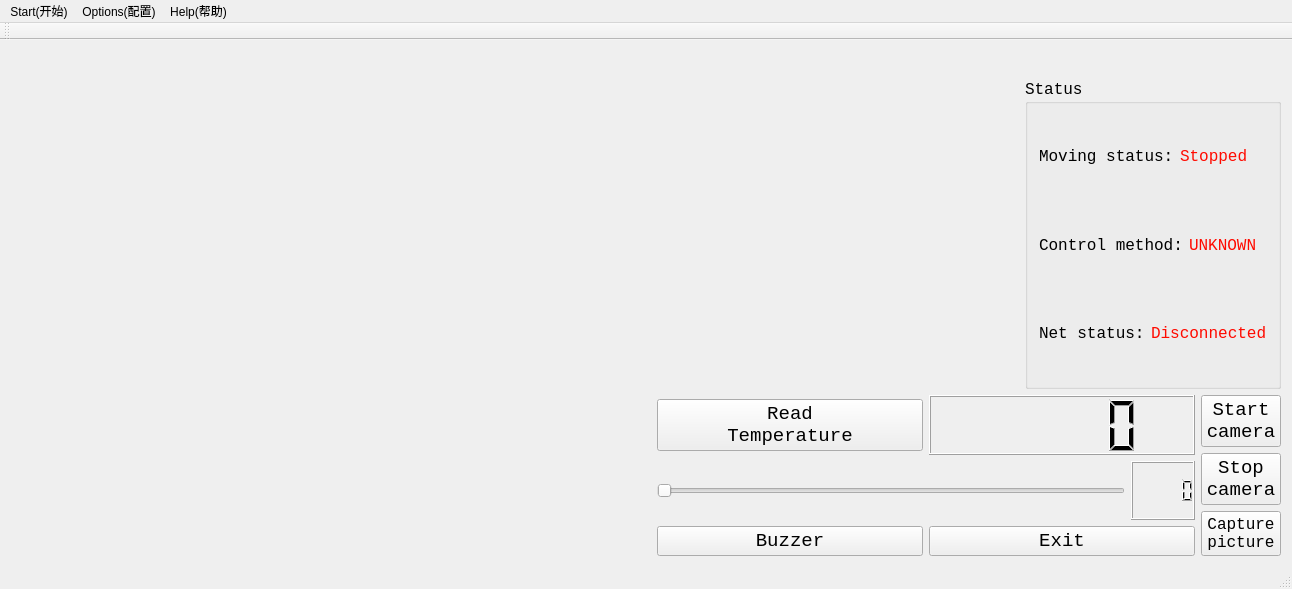
<?xml version="1.0" encoding="UTF-8"?>
<ui version="4.0">
 <class>MainWindow</class>
 <widget class="QMainWindow" name="MainWindow">
  <property name="geometry">
   <rect>
    <x>0</x>
    <y>0</y>
    <width>1292</width>
    <height>589</height>
   </rect>
  </property>
  <property name="windowTitle">
   <string>MainWindow</string>
  </property>
  <widget class="QWidget" name="centralWidget">
   <layout class="QHBoxLayout" name="horizontalLayout_14">
    <item>
     <layout class="QHBoxLayout" name="horizontalLayout_13">
      <item>
       <widget class="displayVideo" name="videoWidget" native="true">
        <property name="minimumSize">
         <size>
          <width>640</width>
          <height>480</height>
         </size>
        </property>
        <property name="maximumSize">
         <size>
          <width>640</width>
          <height>480</height>
         </size>
        </property>
       </widget>
      </item>
      <item>
       <layout class="QVBoxLayout" name="verticalLayout_6">
        <item>
         <layout class="QHBoxLayout" name="horizontalLayout_12">
          <item>
           <layout class="QVBoxLayout" name="verticalLayout">
            <item>
             <layout class="QHBoxLayout" name="horizontalLayout">
              <item>
               <spacer name="horizontalSpacer_3">
                <property name="orientation">
                 <enum>Qt::Horizontal</enum>
                </property>
                <property name="sizeHint" stdset="0">
                 <size>
                  <width>40</width>
                  <height>20</height>
                 </size>
                </property>
               </spacer>
              </item>
              <item>
               <widget class="QPushButton" name="frontButton">
                <property name="toolTip">
                 <string>W</string>
                </property>
                <property name="text">
                 <string/>
                </property>
                <property name="icon">
                 <iconset resource="wifiVehicleImages.qrc">
                  <normaloff>:/wifiVehicleImages/image/12W453331340-G1C8.png</normaloff>:/wifiVehicleImages/image/12W453331340-G1C8.png</iconset>
                </property>
                <property name="iconSize">
                 <size>
                  <width>60</width>
                  <height>60</height>
                 </size>
                </property>
                <property name="flat">
                 <bool>true</bool>
                </property>
               </widget>
              </item>
              <item>
               <spacer name="horizontalSpacer_4">
                <property name="orientation">
                 <enum>Qt::Horizontal</enum>
                </property>
                <property name="sizeHint" stdset="0">
                 <size>
                  <width>40</width>
                  <height>20</height>
                 </size>
                </property>
               </spacer>
              </item>
             </layout>
            </item>
            <item>
             <layout class="QHBoxLayout" name="horizontalLayout_2">
              <item>
               <widget class="QPushButton" name="leftButton">
                <property name="toolTip">
                 <string>A</string>
                </property>
                <property name="text">
                 <string/>
                </property>
                <property name="icon">
                 <iconset resource="wifiVehicleImages.qrc">
                  <normaloff>:/wifiVehicleImages/image/12W45332bZ-D1406.png</normaloff>:/wifiVehicleImages/image/12W45332bZ-D1406.png</iconset>
                </property>
                <property name="iconSize">
                 <size>
                  <width>60</width>
                  <height>60</height>
                 </size>
                </property>
                <property name="flat">
                 <bool>true</bool>
                </property>
               </widget>
              </item>
              <item>
               <widget class="QPushButton" name="rightButton">
                <property name="toolTip">
                 <string>D</string>
                </property>
                <property name="text">
                 <string/>
                </property>
                <property name="icon">
                 <iconset resource="wifiVehicleImages.qrc">
                  <normaloff>:/wifiVehicleImages/image/12W453330V0-F40K.png</normaloff>:/wifiVehicleImages/image/12W453330V0-F40K.png</iconset>
                </property>
                <property name="iconSize">
                 <size>
                  <width>60</width>
                  <height>60</height>
                 </size>
                </property>
                <property name="flat">
                 <bool>true</bool>
                </property>
               </widget>
              </item>
             </layout>
            </item>
            <item>
             <layout class="QHBoxLayout" name="horizontalLayout_3">
              <item>
               <spacer name="horizontalSpacer">
                <property name="orientation">
                 <enum>Qt::Horizontal</enum>
                </property>
                <property name="sizeHint" stdset="0">
                 <size>
                  <width>40</width>
                  <height>20</height>
                 </size>
                </property>
               </spacer>
              </item>
              <item>
               <widget class="QPushButton" name="backButton">
                <property name="toolTip">
                 <string>S</string>
                </property>
                <property name="text">
                 <string/>
                </property>
                <property name="icon">
                 <iconset resource="wifiVehicleImages.qrc">
                  <normaloff>:/wifiVehicleImages/image/12W453330430-EBR.png</normaloff>:/wifiVehicleImages/image/12W453330430-EBR.png</iconset>
                </property>
                <property name="iconSize">
                 <size>
                  <width>60</width>
                  <height>60</height>
                 </size>
                </property>
                <property name="flat">
                 <bool>true</bool>
                </property>
               </widget>
              </item>
              <item>
               <spacer name="horizontalSpacer_2">
                <property name="orientation">
                 <enum>Qt::Horizontal</enum>
                </property>
                <property name="sizeHint" stdset="0">
                 <size>
                  <width>40</width>
                  <height>20</height>
                 </size>
                </property>
               </spacer>
              </item>
             </layout>
            </item>
           </layout>
          </item>
          <item>
           <layout class="QVBoxLayout" name="verticalLayout_3">
            <item>
             <layout class="QHBoxLayout" name="horizontalLayout_4">
              <item>
               <widget class="QPushButton" name="connectButton">
                <property name="text">
                 <string/>
                </property>
                <property name="icon">
                 <iconset resource="wifiVehicleImages.qrc">
                  <normaloff>:/wifiVehicleImages/image/connect.png</normaloff>:/wifiVehicleImages/image/connect.png</iconset>
                </property>
                <property name="iconSize">
                 <size>
                  <width>60</width>
                  <height>60</height>
                 </size>
                </property>
                <property name="flat">
                 <bool>true</bool>
                </property>
               </widget>
              </item>
              <item>
               <widget class="QPushButton" name="disconnectButton">
                <property name="text">
                 <string/>
                </property>
                <property name="icon">
                 <iconset resource="wifiVehicleImages.qrc">
                  <normaloff>:/wifiVehicleImages/image/disconnect.png</normaloff>:/wifiVehicleImages/image/disconnect.png</iconset>
                </property>
                <property name="iconSize">
                 <size>
                  <width>60</width>
                  <height>60</height>
                 </size>
                </property>
                <property name="flat">
                 <bool>true</bool>
                </property>
               </widget>
              </item>
             </layout>
            </item>
            <item>
             <widget class="QGroupBox" name="groupBox">
              <property name="font">
               <font>
                <family>Consolas</family>
                <pointsize>12</pointsize>
               </font>
              </property>
              <property name="title">
               <string>Status</string>
              </property>
              <layout class="QGridLayout" name="gridLayout">
               <item row="0" column="0">
                <layout class="QVBoxLayout" name="verticalLayout_2">
                 <item>
                  <layout class="QHBoxLayout" name="horizontalLayout_5">
                   <item>
                    <widget class="QLabel" name="label_3">
                     <property name="styleSheet">
                      <string notr="true">font: 11pt &quot;Consolas&quot;;</string>
                     </property>
                     <property name="text">
                      <string>Moving status:</string>
                     </property>
                    </widget>
                   </item>
                   <item>
                    <widget class="QLabel" name="moveState">
                     <property name="styleSheet">
                      <string notr="true">font: 11pt &quot;Consolas&quot;;
color: rgb(255, 10, 0)</string>
                     </property>
                     <property name="text">
                      <string>Stopped</string>
                     </property>
                    </widget>
                   </item>
                  </layout>
                 </item>
                 <item>
                  <layout class="QHBoxLayout" name="horizontalLayout_6">
                   <item>
                    <widget class="QLabel" name="label_2">
                     <property name="styleSheet">
                      <string notr="true">font: 11pt &quot;Consolas&quot;;</string>
                     </property>
                     <property name="text">
                      <string>Control method:</string>
                     </property>
                    </widget>
                   </item>
                   <item>
                    <widget class="QLabel" name="controlState">
                     <property name="styleSheet">
                      <string notr="true">font: 11pt &quot;Consolas&quot;;
color: rgb(255, 10, 0)</string>
                     </property>
                     <property name="text">
                      <string>UNKNOWN</string>
                     </property>
                    </widget>
                   </item>
                  </layout>
                 </item>
                 <item>
                  <layout class="QHBoxLayout" name="horizontalLayout_7">
                   <item>
                    <widget class="QLabel" name="label">
                     <property name="styleSheet">
                      <string notr="true">font: 11pt &quot;Consolas&quot;;</string>
                     </property>
                     <property name="text">
                      <string>Net status:</string>
                     </property>
                    </widget>
                   </item>
                   <item>
                    <widget class="QLabel" name="netState">
                     <property name="styleSheet">
                      <string notr="true">font: 11pt &quot;Consolas&quot;;
color: rgb(255, 10, 0)</string>
                     </property>
                     <property name="text">
                      <string>Disconnected</string>
                     </property>
                    </widget>
                   </item>
                  </layout>
                 </item>
                </layout>
               </item>
              </layout>
              <zorder></zorder>
             </widget>
            </item>
           </layout>
          </item>
         </layout>
        </item>
        <item>
         <layout class="QHBoxLayout" name="horizontalLayout_11">
          <item>
           <layout class="QVBoxLayout" name="verticalLayout_5">
            <item>
             <layout class="QHBoxLayout" name="horizontalLayout_8">
              <item>
               <widget class="QPushButton" name="readTempButton">
                <property name="font">
                 <font>
                  <family>Consolas</family>
                  <pointsize>14</pointsize>
                 </font>
                </property>
                <property name="text">
                 <string>Read 
Temperature</string>
                </property>
               </widget>
              </item>
              <item>
               <widget class="QLCDNumber" name="tempLcdNumber"/>
              </item>
             </layout>
            </item>
            <item>
             <layout class="QHBoxLayout" name="horizontalLayout_9">
              <item>
               <widget class="QSlider" name="pwmMotorSlider">
                <property name="orientation">
                 <enum>Qt::Horizontal</enum>
                </property>
               </widget>
              </item>
              <item>
               <widget class="QLCDNumber" name="pwmMotorLcdNumber"/>
              </item>
             </layout>
            </item>
            <item>
             <layout class="QHBoxLayout" name="horizontalLayout_10">
              <item>
               <widget class="QPushButton" name="buzzerButton">
                <property name="font">
                 <font>
                  <family>Consolas</family>
                  <pointsize>14</pointsize>
                 </font>
                </property>
                <property name="text">
                 <string>Buzzer</string>
                </property>
               </widget>
              </item>
              <item>
               <widget class="QPushButton" name="exitButton">
                <property name="font">
                 <font>
                  <family>Consolas</family>
                  <pointsize>14</pointsize>
                 </font>
                </property>
                <property name="text">
                 <string>Exit</string>
                </property>
               </widget>
              </item>
             </layout>
            </item>
           </layout>
          </item>
          <item>
           <layout class="QVBoxLayout" name="verticalLayout_4">
            <item>
             <widget class="QPushButton" name="startCamButton">
              <property name="font">
               <font>
                <family>Consolas</family>
                <pointsize>14</pointsize>
               </font>
              </property>
              <property name="text">
               <string>Start 
camera</string>
              </property>
              <property name="icon">
               <iconset resource="wifiVehicleImages.qrc">
                <normaloff>:/wifiVehicleImages/image/chinaz_PNG17.png</normaloff>:/wifiVehicleImages/image/chinaz_PNG17.png</iconset>
              </property>
             </widget>
            </item>
            <item>
             <widget class="QPushButton" name="stopCamButton">
              <property name="font">
               <font>
                <family>Consolas</family>
                <pointsize>14</pointsize>
               </font>
              </property>
              <property name="text">
               <string>Stop 
camera</string>
              </property>
              <property name="icon">
               <iconset resource="wifiVehicleImages.qrc">
                <normaloff>:/wifiVehicleImages/image/stop.png</normaloff>:/wifiVehicleImages/image/stop.png</iconset>
              </property>
             </widget>
            </item>
            <item>
             <widget class="QPushButton" name="capFrameButton">
              <property name="font">
               <font>
                <family>Consolas</family>
                <pointsize>12</pointsize>
               </font>
              </property>
              <property name="text">
               <string>Capture 
picture</string>
              </property>
              <property name="icon">
               <iconset resource="wifiVehicleImages.qrc">
                <normaloff>:/wifiVehicleImages/image/photo.png</normaloff>:/wifiVehicleImages/image/photo.png</iconset>
              </property>
             </widget>
            </item>
           </layout>
          </item>
         </layout>
        </item>
       </layout>
      </item>
     </layout>
    </item>
   </layout>
   <zorder></zorder>
  </widget>
  <widget class="QMenuBar" name="menuBar">
   <property name="geometry">
    <rect>
     <x>0</x>
     <y>0</y>
     <width>1292</width>
     <height>26</height>
    </rect>
   </property>
   <widget class="QMenu" name="menuSTART">
    <property name="title">
     <string>Start(开始)</string>
    </property>
    <addaction name="actionConnect"/>
    <addaction name="actionDisconnect"/>
    <addaction name="separator"/>
    <addaction name="actionExit"/>
   </widget>
   <widget class="QMenu" name="menuOPTION">
    <property name="title">
     <string>Options(配置)</string>
    </property>
    <addaction name="actionIP_Setup_IP"/>
   </widget>
   <widget class="QMenu" name="menuHelp">
    <property name="title">
     <string>Help(帮助)</string>
    </property>
    <addaction name="actionAbout"/>
   </widget>
   <addaction name="menuSTART"/>
   <addaction name="menuOPTION"/>
   <addaction name="menuHelp"/>
  </widget>
  <widget class="QToolBar" name="mainToolBar">
   <attribute name="toolBarArea">
    <enum>TopToolBarArea</enum>
   </attribute>
   <attribute name="toolBarBreak">
    <bool>false</bool>
   </attribute>
  </widget>
  <widget class="QStatusBar" name="statusBar"/>
  <action name="actionConnect">
   <property name="icon">
    <iconset resource="wifiVehicleImages.qrc">
     <normaloff>:/wifiVehicleImages/image/connect.png</normaloff>:/wifiVehicleImages/image/connect.png</iconset>
   </property>
   <property name="text">
    <string>Connect(连接)</string>
   </property>
   <property name="shortcut">
    <string>Ctrl+T</string>
   </property>
  </action>
  <action name="actionDisconnect">
   <property name="icon">
    <iconset resource="wifiVehicleImages.qrc">
     <normaloff>:/wifiVehicleImages/image/stop.png</normaloff>:/wifiVehicleImages/image/stop.png</iconset>
   </property>
   <property name="text">
    <string>Disconnect(断开)</string>
   </property>
   <property name="shortcut">
    <string>Ctrl+D</string>
   </property>
  </action>
  <action name="actionExit">
   <property name="icon">
    <iconset resource="wifiVehicleImages.qrc">
     <normaloff>:/wifiVehicleImages/image/gnome-shutdown.png</normaloff>:/wifiVehicleImages/image/gnome-shutdown.png</iconset>
   </property>
   <property name="text">
    <string>Exit(退出)</string>
   </property>
   <property name="shortcut">
    <string>Ctrl+Q</string>
   </property>
  </action>
  <action name="actionIP_Setup_IP">
   <property name="icon">
    <iconset resource="wifiVehicleImages.qrc">
     <normaloff>:/wifiVehicleImages/image/stock_file-properites.png</normaloff>:/wifiVehicleImages/image/stock_file-properites.png</iconset>
   </property>
   <property name="text">
    <string>IP Setup(IP端口设置)</string>
   </property>
   <property name="shortcut">
    <string>Ctrl+I</string>
   </property>
  </action>
  <action name="actionAbout">
   <property name="icon">
    <iconset resource="wifiVehicleImages.qrc">
     <normaloff>:/wifiVehicleImages/image/gtk-about.png</normaloff>:/wifiVehicleImages/image/gtk-about.png</iconset>
   </property>
   <property name="text">
    <string>About(关于)</string>
   </property>
   <property name="shortcut">
    <string>Ctrl+B</string>
   </property>
  </action>
 </widget>
 <layoutdefault spacing="6" margin="11"/>
 <customwidgets>
  <customwidget>
   <class>displayVideo</class>
   <extends>QWidget</extends>
   <header location="global">displayvideo.h</header>
   <container>1</container>
  </customwidget>
 </customwidgets>
 <resources>
  <include location="wifiVehicleImages.qrc"/>
 </resources>
 <connections/>
</ui>
